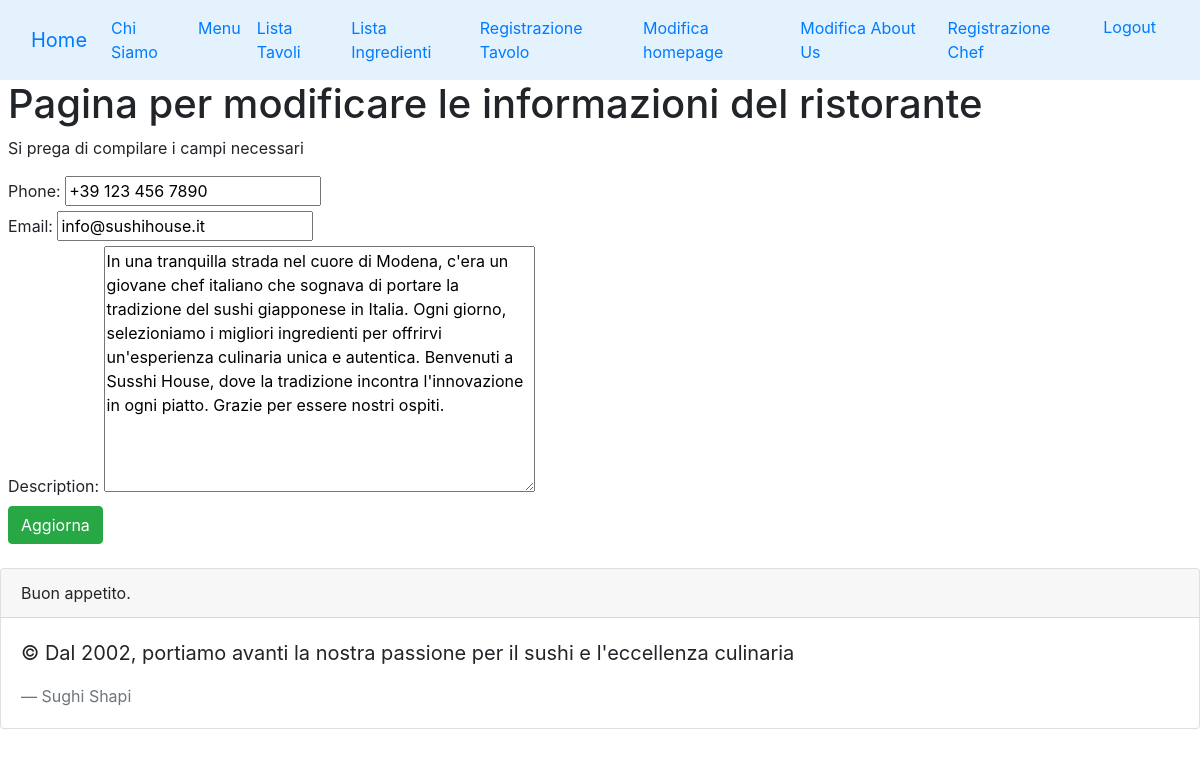
Screenshot of /edit_contact_info/ (signed in) with the database file from the repository.
### restaurant/models.py (models this page shows)
class ContactInfo(models.Model):
    phone = models.CharField(max_length=20)
    email = models.EmailField()
    description = models.TextField()

### restaurant/views.py (the view)
# urls.py: path('edit_contact_info/', edit_about_us, name='edit_contact_info'),
@user_passes_test(is_chef)
def edit_about_us(request):
    contact_info = ContactInfo.objects.first()
    if request.method == 'POST':
        form = ContactInfoForm(request.POST, instance=contact_info)
        if form.is_valid():
            form.save()
            return redirect('restaurant:about_us')
    else:
        form = ContactInfoForm(instance=contact_info)
    return render(request, 'restaurant/about_us_update.html', {'form': form})

### restaurant/forms.py
class ContactInfoForm(forms.ModelForm):
    class Meta:
        model = ContactInfo
        fields = ['phone', 'email', 'description']

### restaurant/views.py (called while the page is built)
def is_chef(user):
    return user.groups.filter(name='Chef').exists()

### restaurant/templates/restaurant/about_us_update.html (shortened to what this page needs)
{% extends 'base.html' %}
{% block  content %}
  <h1>Pagina per modificare le informazioni del ristorante</h1>
  <p>Si prega di compilare i campi necessari</p>
  <form method="post"> {% csrf_token %}
  {{form }}
  <button type="submit" class="btn btn-success">Aggiorna</button>
  </form>
{% endblock %}

### rows the page displays
ContactInfo: phone "+39 123 456 7890", email "info@sushihouse.it", description "In una tranquilla strada nel cuore di Modena, c'era un giovane chef italiano che sognava di portare la tradizione del sushi giapponese in Italia. Ogni giorno, selezioniamo i migliori ingredienti per offrirvi un'esperienza culinaria unica e autentica. Benvenuti a Susshi House, dove la tradizione incontra l'innovazione in ogni piatto. Grazie per essere nostri ospiti."
